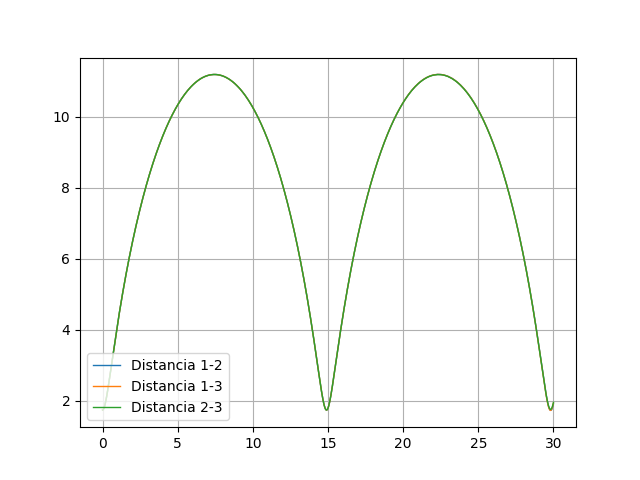

The script that saved this image:
import numpy as np
from matplotlib import pyplot as plt

t, d12, d13, d23 = np.loadtxt("distancias.dat", delimiter = "\t", unpack = True)

plt.plot(t, d12, linewidth = 1, label = "Distancia 1-2")
plt.plot(t, d13, linewidth = 1, label = "Distancia 1-3")
plt.plot(t, d23, linewidth = 1, label = "Distancia 2-3")
plt.grid()
plt.legend()
#plt.show()
plt.savefig("distancias.png")
